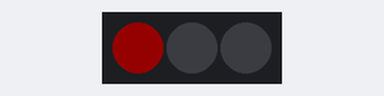
A sketch run on a simulated Arduino Uno, built with avr-gcc and run on an emulated ATmega328P. Parts: 3 RGB LEDs in strip order, left to right. Dim RGB values are drawn brighter than linear.

Above: at 0.05 s.
At 0.45 s:
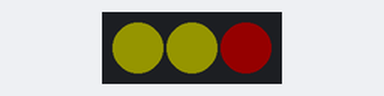
At 0.75 s:
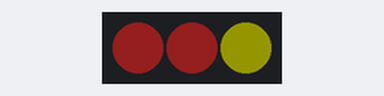
At 1.45 s:
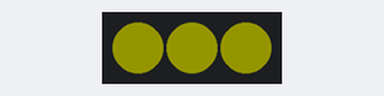
At 2.15 s:
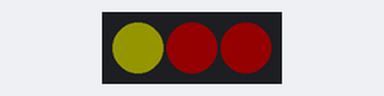
At 2.85 s:
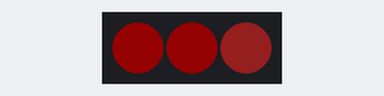
Timing chart, 0 to 3.1 s (numbered marks = the images above):
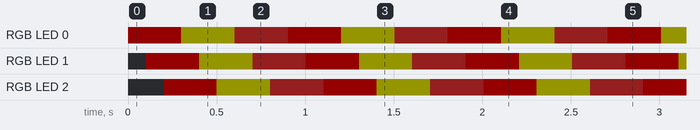

Measured:
- by itself, RGB LED 0–2: repeats every 0.90 s: RGB(20, 20, 0) 0.30 s, RGB(20, 4, 4) 0.30 s, RGB(20, 0, 0) 0.30 s

The sketch:

strandtest.ino
```cpp
/*I used the code that was provided to use in class but changed the colors and speed depending on the material I was experimenting with.*/

#include <Adafruit_NeoPixel.h>

#define LED_PIN    6

#define LED_COUNT 3

Adafruit_NeoPixel strip(LED_COUNT, LED_PIN, NEO_GRB + NEO_KHZ800);


void setup() {

  strip.begin();           // INITIALIZE NeoPixel strip object (REQUIRED)
  strip.show();            // Turn OFF all pixels ASAP
  strip.setBrightness(20); // Set BRIGHTNESS to about 1/5 (max = 255)
}


// loop() function -- runs repeatedly as long as board is on ---------------

void loop() {
  // Fill along the length of the strip in various colors...
  colorWipe(strip.Color(255,0,0), 100);
 colorWipe(strip.Color(255,255,0), 100);
  colorWipe(strip.Color(255,50,50), 100);

}


// Some functions of our own for creating animated effects -----------------

// Fill strip pixels one after another with a color. Strip is NOT cleared
// first; anything there will be covered pixel by pixel. Pass in color
// (as a single 'packed' 32-bit value, which you can get by calling
// strip.Color(red, green, blue) as shown in the loop() function above),
// and a delay time (in milliseconds) between pixels.

void colorWipe(uint32_t color, int wait) {
  for(int i=0; i<strip.numPixels(); i++) { // For each pixel in strip...
    strip.setPixelColor(i, color);         //  Set pixel's color (in RAM)
    strip.show();                          //  Update strip to match
    delay(wait);                           //  Pause for a moment
  }
}
```
